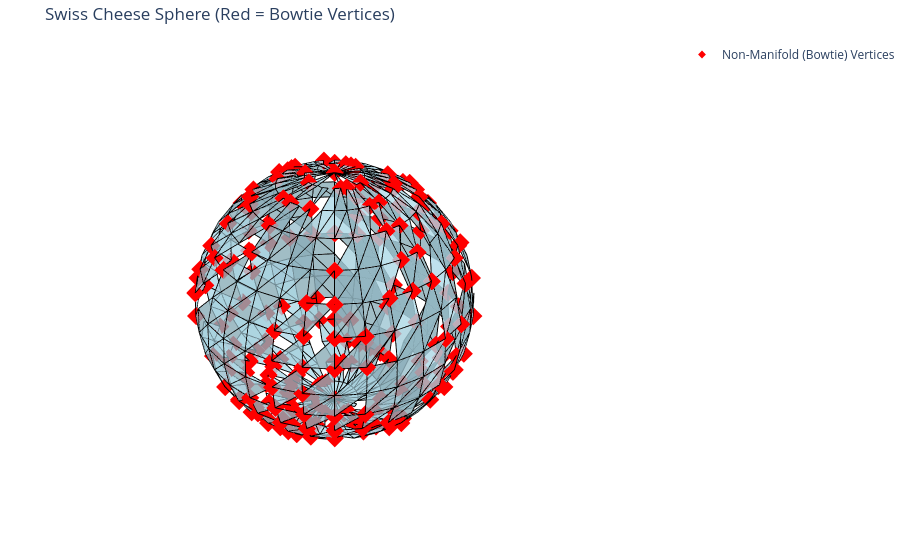

Notebook cell for this chart:
### Code cell
# Let's visualize the broken mesh and explicitly highlight the non-manifold vertices!
vertices_cpu = mesh.vertices.cpu().numpy()
triangles_cpu = mesh.triangles.cpu().numpy()

# Main mesh surface
mesh_plot = go.Mesh3d(
    x=vertices_cpu[:, 0],
    y=vertices_cpu[:, 1],
    z=vertices_cpu[:, 2],
    i=triangles_cpu[:, 0],
    j=triangles_cpu[:, 1],
    k=triangles_cpu[:, 2],
    color='lightblue',
    opacity=0.8,
    flatshading=True
)

# Wireframe of the remaining edges
edges = mesh.edges.cpu().numpy()
edge_x = []
edge_y = []
edge_z = []
for edge in edges:
    edge_x.extend([vertices_cpu[edge[0], 0], vertices_cpu[edge[1], 0], None])
    edge_y.extend([vertices_cpu[edge[0], 1], vertices_cpu[edge[1], 1], None])
    edge_z.extend([vertices_cpu[edge[0], 2], vertices_cpu[edge[1], 2], None])

wireframe = go.Scatter3d(
    x=edge_x, y=edge_y, z=edge_z,
    mode='lines',
    line=dict(color='black', width=2),
    showlegend=False
)

# Non-manifold vertices highlighted in RED
nm_idx = non_manifold_vertices.cpu().numpy()
nm_points = go.Scatter3d(
    x=vertices_cpu[nm_idx, 0],
    y=vertices_cpu[nm_idx, 1],
    z=vertices_cpu[nm_idx, 2],
    mode='markers',
    marker=dict(color='red', size=6, symbol='diamond'),
    name='Non-Manifold (Bowtie) Vertices'
)

fig = go.Figure(data=[mesh_plot, wireframe, nm_points])
fig.update_layout(
    title="Swiss Cheese Sphere (Red = Bowtie Vertices)",
    scene=dict(
        xaxis=dict(visible=False),
        yaxis=dict(visible=False),
        zaxis=dict(visible=False)
    ),
    margin=dict(l=0, r=0, b=0, t=40)
)
fig.show()

### Figure 1 — Plotly figure (JSON) as saved in the notebook; plotly's stock layout.template omitted (floating-point values rounded to 4 significant figures; data arrays with more than 128 entries replaced by an {"elided": "..."} marker saying what was removed)
{"data": [{"color": "lightblue", "flatshading": true, "i": {"elided": "627 int values"}, "j": {"elided": "627 int values"}, "k": {"elided": "627 int values"}, "opacity": 0.8, "type": "mesh3d", "x": {"elided": "482 float values"}, "y": {"elided": "482 float values"}, "z": {"elided": "482 float values"}}, {"line": {"color": "black", "width": 2}, "mode": "lines", "showlegend": false, "type": "scatter3d", "x": {"elided": "3825 float values"}, "y": {"elided": "3825 float values"}, "z": {"elided": "3825 float values"}}, {"marker": {"color": "red", "size": 6, "symbol": "diamond"}, "mode": "markers", "name": "Non-Manifold (Bowtie) Vertices", "type": "scatter3d", "x": {"elided": "213 float values"}, "y": {"elided": "213 float values"}, "z": {"elided": "213 float values"}}], "layout": {"margin": {"b": 0, "l": 0, "r": 0, "t": 40}, "scene": {"xaxis": {"visible": false}, "yaxis": {"visible": false}, "zaxis": {"visible": false}}, "title": {"text": "Swiss Cheese Sphere (Red = Bowtie Vertices)"}}}
